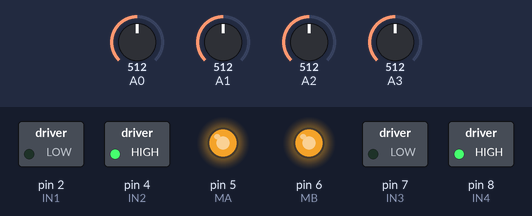
The sketch below on a simulated Arduino Uno, built with avr-gcc and run on an emulated ATmega328P. Parts: switched loads named in the sketch (green lamp = pin HIGH), output pins drawn as LEDs (lit = HIGH). The inputs (shaded band) are chosen by the test bench; at power-on: A0 = 512, A1 = 512, A2 = 512, A3 = 512.

Above: at 1.2 s.
1.3 s: A0 set to 787
2.8 s: A0 set to 808
At 3.9 s:
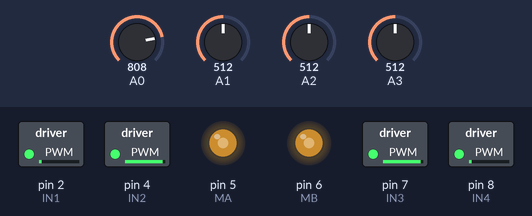
4.3 s: A1 set to 781
5.8 s: A1 set to 815
At 6.2 s:
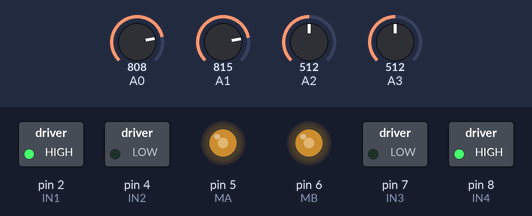
7.3 s: A0 set to 790
At 8.2 s:
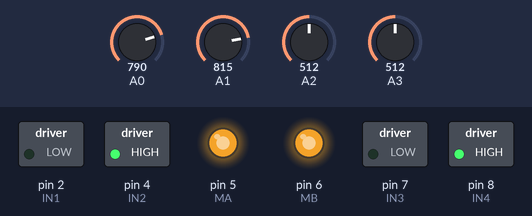
8.8 s: A0 set to 810
At 9.4 s:
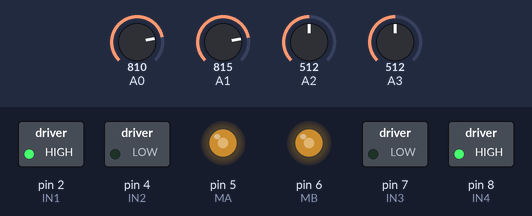
Timing chart, 0 to 11.3 s (numbered marks = the images above; inputs shaded):
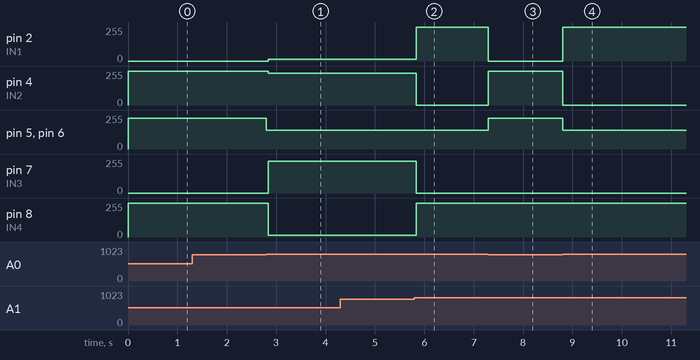

The sketch:

sketch_sep18a.ino
```cpp
//Componentes: Ponte H L298D e sensor InfraRed
//Programador: Evandro Cantu

//Veriáveis para sensores de linha e velocidade
int     sensorEsq, sensorLinha, sensorDir;
int     velMin = 120, velMed = 140, velMax = 230; //Velocidades dos motores
int     limiar = 800; //limiar do sensor de luz

//Variáveis para sensores de início e fim de pista
int     sensorFim;
int     contFim = 4; // 4; //Conta marcas de início, fim e cruzamentos
boolean flagFim = false;
long    tempoTotal; //Tempo total da volta
long    tempoExtra = 1000; //Tempo extra para seguir linha


//Definicoes pinos Arduino ligados a entrada da Ponte H
int IN1 = 2;
int IN2 = 4;
int IN3 = 7;
int IN4 = 8;
int  MA = 5; //Motor direito
int  MB = 6; //Motor esquerdo

void setup(){

  //Define os pinos como saida
  pinMode(IN1, OUTPUT);
  pinMode(IN2, OUTPUT);
  pinMode(IN3, OUTPUT);
  pinMode(IN4, OUTPUT);
  pinMode(MA,  OUTPUT);
  pinMode(MB,  OUTPUT);

  //delay(2000);
}

void para_frente(int vel) {
  //Configura velocidade dos motores
  analogWrite(MA, vel);
  analogWrite(MB, vel);
  //Aciona o motores
  digitalWrite(IN1, LOW);  //A
  digitalWrite(IN2, HIGH); //A
  digitalWrite(IN3, LOW);  //B
  digitalWrite(IN4, HIGH); //B
}

void vira_esquerda(int vel) {
  //MotorA_frente
  analogWrite(MA, vel);
  digitalWrite(IN1, LOW);  //A
  digitalWrite(IN2, HIGH); //A
  //MotorB_tras
  analogWrite(MB, vel);
  digitalWrite(IN3, HIGH); //B
  digitalWrite(IN4, LOW);  //B
}

void vira_direita(int vel) {
  //MotorA_tras
  analogWrite(MA, vel);
  digitalWrite(IN1, HIGH);  //A
  digitalWrite(IN2, LOW); //A
  //MotorB_frente
  analogWrite(MB, vel);
  digitalWrite(IN3, LOW); //B
  digitalWrite(IN4, HIGH);  //B
}

void para_motores() {
  //MotorA_para
  digitalWrite(IN1, HIGH);  //A
  digitalWrite(IN2, HIGH);  //A
  //MotorB_para
  digitalWrite(IN3, HIGH);  //B
  digitalWrite(IN4, HIGH);  //B
}

void segueLinha(){

  //le os sensores
  sensorDir   = analogRead(2);
  sensorLinha = analogRead(0);
  sensorEsq   = analogRead(1);
  sensorFim   = analogRead(3);

  //Se estiver na linha segue em frente
  if (sensorLinha < limiar){
    para_frente(velMax);
  }

  //Se sensorDir acha linha vire para a direita
  if (sensorDir < limiar && sensorLinha > limiar){
    vira_direita(velMed);
  }

  //Se sensorEsq acha linha vire para a esquerda
  if (sensorEsq < limiar && sensorLinha > limiar){
    vira_esquerda(velMed);
  }

}

void loop(){


  //Segue linha até encontrar marca de fim de pista
  while(contFim > 0){
    segueLinha();
    if (sensorFim < limiar)
       flagFim = true;

    if (sensorFim > limiar && flagFim == true){
       flagFim=false;
       contFim--;
    }
  }

  //Segue linha por mais 2 segundos antes de parar
  tempoTotal = millis();
  while((millis() - tempoTotal) < tempoExtra)
    segueLinha();

  //Pára motores
  para_motores();

  //Espera 10s
  delay(30000);
 }
```

Measured:
- the behaviour switches between 800 and 801 on A0 (found by bisection; images 0 and 1)
- the behaviour switches between 799 and 800 on A1 (found by bisection; images 1 and 2)
- after the input at 1.3 s, every drawn part: stays the same
- after the input at 2.8 s, pin 2 (IN1): 0/255 → 15/255 at once; pin 4 (IN2): 255/255 → 240/255 at once; pin 5 (MA), pin 6 (MB): 230/255 → 140/255 at once; pin 7 (IN3): 0/255 → 240/255 at once; pin 8 (IN4): 255/255 → 15/255 at once
- after the input at 4.3 s, every drawn part: stays the same
- after the input at 5.8 s, pin 2 (IN1), pin 8 (IN4): 15/255 → 255/255 at once; pin 4 (IN2), pin 7 (IN3): 240/255 → 0/255 at once
- after the input at 7.3 s, pin 2 (IN1): 255/255 → 0/255 at once; pin 4 (IN2): 0/255 → 255/255 at once; pin 5 (MA), pin 6 (MB): 140/255 → 230/255 at once
- after the input at 8.8 s, pin 2 (IN1): 0/255 → 255/255 at once; pin 4 (IN2): 255/255 → 0/255 at once; pin 5 (MA), pin 6 (MB): 230/255 → 140/255 at once
